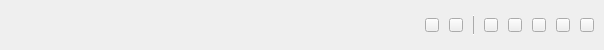
       <widget class="QWidget" name="topWidget" native="true">
        <property name="minimumSize">
         <size>
          <width>0</width>
          <height>50</height>
         </size>
        </property>
        <property name="maximumSize">
         <size>
          <width>16777215</width>
          <height>50</height>
         </size>
        </property>
        <property name="styleSheet">
         <string notr="true"/>
        </property>
        <layout class="QHBoxLayout" name="horizontalLayout_2">
         <property name="spacing">
          <number>0</number>
         </property>
         <property name="leftMargin">
          <number>0</number>
         </property>
         <property name="topMargin">
          <number>0</number>
         </property>
         <property name="rightMargin">
          <number>0</number>
         </property>
         <property name="bottomMargin">
          <number>0</number>
         </property>
         <item>
          <widget class="QWidget" name="topLeftWidget" native="true">
           <property name="minimumSize">
            <size>
             <width>370</width>
             <height>0</height>
            </size>
           </property>
           <property name="maximumSize">
            <size>
             <width>370</width>
             <height>16777215</height>
            </size>
           </property>
           <property name="styleSheet">
            <string notr="true"/>
           </property>
           <widget class="QWidget" name="horizontalLayoutWidget">
            <property name="geometry">
             <rect>
              <x>20</x>
              <y>10</y>
              <width>101</width>
              <height>31</height>
             </rect>
            </property>
            <layout class="QHBoxLayout" name="userWindow">
             <property name="spacing">
              <number>0</number>
             </property>
             <property name="topMargin">
              <number>0</number>
             </property>
            </layout>
           </widget>
          </widget>
         </item>
         <item>
          <widget class="QWidget" name="topRightWidget" native="true">
           <property name="styleSheet">
            <string notr="true"/>
           </property>
           <layout class="QHBoxLayout" name="horizontalLayout_3">
            <property name="spacing">
             <number>10</number>
            </property>
            <property name="leftMargin">
             <number>5</number>
            </property>
            <property name="topMargin">
             <number>5</number>
            </property>
            <property name="rightMargin">
             <number>10</number>
            </property>
            <property name="bottomMargin">
             <number>5</number>
            </property>
            <item>
             <spacer name="horizontalSpacer">
              <property name="orientation">
               <enum>Qt::Horizontal</enum>
              </property>
              <property name="sizeHint" stdset="0">
               <size>
                <width>40</width>
                <height>20</height>
               </size>
              </property>
             </spacer>
            </item>
            <item>
             <widget class="MusicLocalSongSearchInlineEdit" name="musicSongSearchLine" native="true">
              <property name="styleSheet">
               <string notr="true"/>
              </property>
              <property name="text" stdset="0">
               <string/>
              </property>
             </widget>
            </item>
            <item>
             <widget class="QPushButton" name="musicSearchButton">
              <property name="minimumSize">
               <size>
                <width>14</width>
                <height>14</height>
               </size>
              </property>
              <property name="maximumSize">
               <size>
                <width>14</width>
                <height>14</height>
               </size>
              </property>
              <property name="styleSheet">
               <string notr="true">border-image: url(:/share/searchlineleft);</string>
              </property>
              <property name="text">
               <string/>
              </property>
             </widget>
            </item>
            <item>
             <widget class="QToolButton" name="musicWindowChangeSkin">
              <property name="minimumSize">
               <size>
                <width>14</width>
                <height>14</height>
               </size>
              </property>
              <property name="maximumSize">
               <size>
                <width>14</width>
                <height>14</height>
               </size>
              </property>
              <property name="cursor">
               <cursorShape>PointingHandCursor</cursorShape>
              </property>
              <property name="styleSheet">
               <string notr="true">QPushButton {
	border:none;
	background-image: url(:/kugou/btn_skin_normal);
}
QPushButton:hover {
	background-image: url(:/kugou/btn_skin_hover);
}</string>
              </property>
              <property name="text">
               <string/>
              </property>
             </widget>
            </item>
            <item>
             <widget class="QFrame" name="frame">
              <property name="minimumSize">
               <size>
                <width>1</width>
                <height>20</height>
               </size>
              </property>
              <property name="maximumSize">
               <size>
                <width>1</width>
                <height>20</height>
               </size>
              </property>
              <property name="styleSheet">
               <string notr="true">background:rgba(255,255,255)</string>
              </property>
              <property name="frameShape">
               <enum>QFrame::VLine</enum>
              </property>
              <property name="frameShadow">
               <enum>QFrame::Raised</enum>
              </property>
              <property name="lineWidth">
               <number>1</number>
              </property>
              <property name="midLineWidth">
               <number>0</number>
              </property>
             </widget>
            </item>
            <item>
             <widget class="QToolButton" name="musicWindowSetting">
              <property name="minimumSize">
               <size>
                <width>14</width>
                <height>14</height>
               </size>
              </property>
              <property name="maximumSize">
               <size>
                <width>14</width>
                <height>14</height>
               </size>
              </property>
              <property name="cursor">
               <cursorShape>PointingHandCursor</cursorShape>
              </property>
              <property name="text">
               <string/>
              </property>
             </widget>
            </item>
            <item>
             <widget class="QToolButton" name="musicWindowConcise">
              <property name="minimumSize">
               <size>
                <width>14</width>
                <height>14</height>
               </size>
              </property>
              <property name="maximumSize">
               <size>
                <width>14</width>
                <height>14</height>
               </size>
              </property>
              <property name="cursor">
               <cursorShape>PointingHandCursor</cursorShape>
              </property>
              <property name="styleSheet">
               <string notr="true">QPushButton {
	border:none;
	background-image: url(:/kugou/btn_remote_normal);
}
QPushButton:hover {
	background-image: url(:/kugou/btn_remote_hover);
}</string>
              </property>
              <property name="text">
               <string/>
              </property>
             </widget>
            </item>
            <item>
             <widget class="QToolButton" name="musicWindowRemote">
              <property name="minimumSize">
               <size>
                <width>14</width>
                <height>14</height>
               </size>
              </property>
              <property name="maximumSize">
               <size>
                <width>14</width>
                <height>14</height>
               </size>
              </property>
              <property name="cursor">
               <cursorShape>PointingHandCursor</cursorShape>
              </property>
              <property name="styleSheet">
               <string notr="true">QPushButton {
	border:none;
	background-image: url(:/kugou/btn_unshow_normal);
}
QPushButton:hover {
	background-image: url(:/kugou/btn_unshow_hover);
}</string>
              </property>
              <property name="text">
               <string/>
              </property>
             </widget>
            </item>
            <item>
             <widget class="QToolButton" name="minimization">
              <property name="minimumSize">
               <size>
                <width>14</width>
                <height>14</height>
               </size>
              </property>
              <property name="maximumSize">
               <size>
                <width>14</width>
                <height>14</height>
               </size>
              </property>
              <property name="cursor">
               <cursorShape>PointingHandCursor</cursorShape>
              </property>
              <property name="styleSheet">
               <string notr="true">QPushButton {
	border:none;
	background-image: url(:/kugou/btn_min_normal);
}
QPushButton:hover {
	background-image: url(:/kugou/btn_min_hover);
}</string>
              </property>
              <property name="text">
               <string/>
              </property>
             </widget>
            </item>
            <item>
             <widget class="QToolButton" name="windowClose">
              <property name="minimumSize">
               <size>
                <width>14</width>
                <height>14</height>
               </size>
              </property>
              <property name="maximumSize">
               <size>
                <width>14</width>
                <height>14</height>
               </size>
              </property>
              <property name="cursor">
               <cursorShape>PointingHandCursor</cursorShape>
              </property>
              <property name="styleSheet">
               <string notr="true">QPushButton {
	border:none;
	background-image: url(:/kugou/btn_close_normal);
}
QPushButton:hover {
	background-image: url(:/kugou/btn_close_hover);
}</string>
              </property>
              <property name="text">
               <string/>
              </property>
             </widget>
            </item>
           </layout>
          </widget>
         </item>
        </layout>
       </widget>
